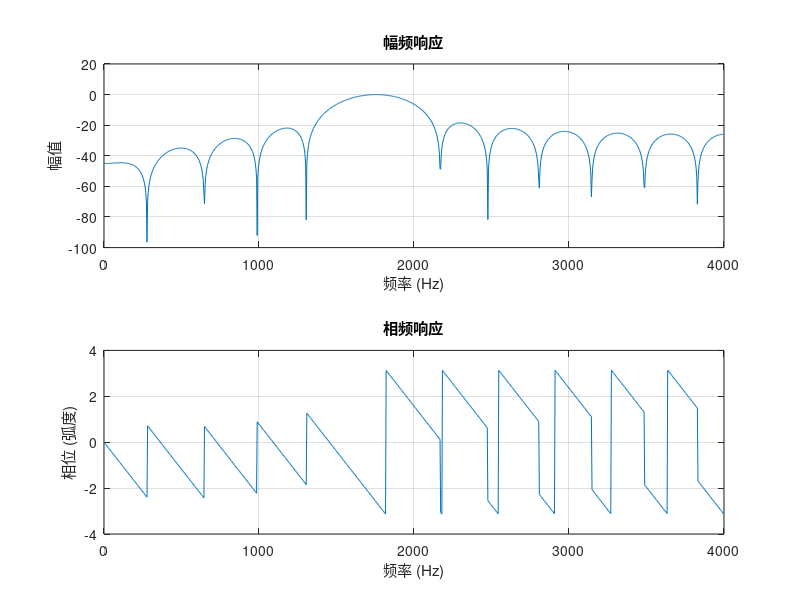
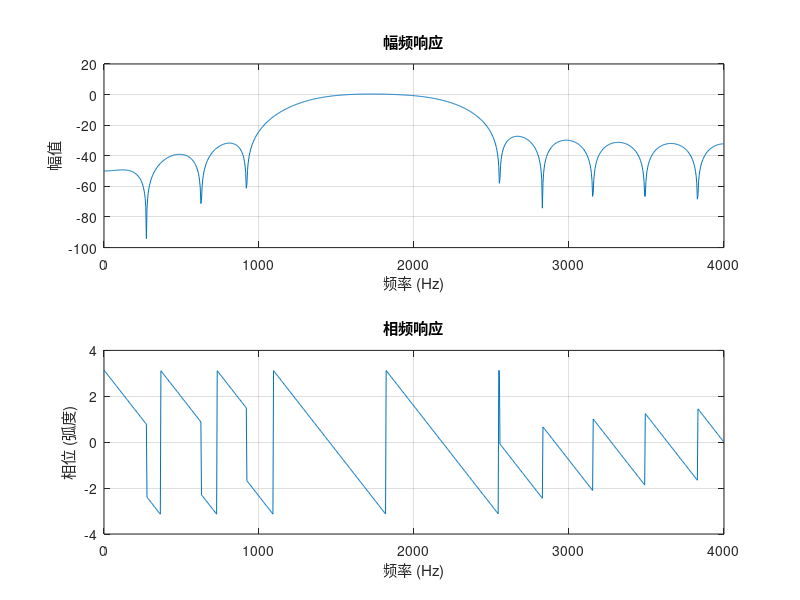

Here is the MATLAB script that generated these plots, in order:
% 设置滤波器规格
Fs = 8000; % 采样频率
Fpass = [1500 2000]; % 通带频率
Fstop = [0 1000 2500 4000]; % 阻带频率
N = 22; % 滤波器阶数

% 计算归一化频率
Wn = Fpass/(Fs/2);

% 使用矩形窗设计FIR滤波器
b = fir1(N, Wn, 'bandpass', rectwin(N+1));

% 计算频率响应
[H, f] = freqz(b, 1, 1024, Fs);

% 绘制幅频响应
figure;
subplot(2, 1, 1);
plot(f, 20*log10(abs(H)));
title('幅频响应');
xlabel('频率 (Hz)');
ylabel('幅值');
grid on;

% 绘制相频响应
subplot(2, 1, 2);
plot(f, angle(H));
title('相频响应');
xlabel('频率 (Hz)');
ylabel('相位 (弧度)');
grid on;
%%%%%%%%%%%%%%%%%%%%%%%%%%%%%%%%

% 频率向量
f2 = [0 1000 1500 2000 2500 4000] / (Fs / 2);

% 幅度向量
m = [0 0 1 1 0 0];

% 使用矩形窗设计FIR带通滤波器
b2 = fir2(N, f2, m, rectwin(N+1));

% 计算频率响应
[H2, f2] = freqz(b2, 1, 1024, Fs);

% 绘制幅频响应
figure;
subplot(2, 1, 1);
plot(f2, 20*log10(abs(H2)));
title('幅频响应');
xlabel('频率 (Hz)');
ylabel('幅值');
grid on;

% 绘制相频响应
subplot(2, 1, 2);
plot(f2, angle(H2));
title('相频响应');
xlabel('频率 (Hz)');
ylabel('相位 (弧度)');
grid on;
%%%%%%%%%%%%%%%%%%%%%%%%%%%%%%
